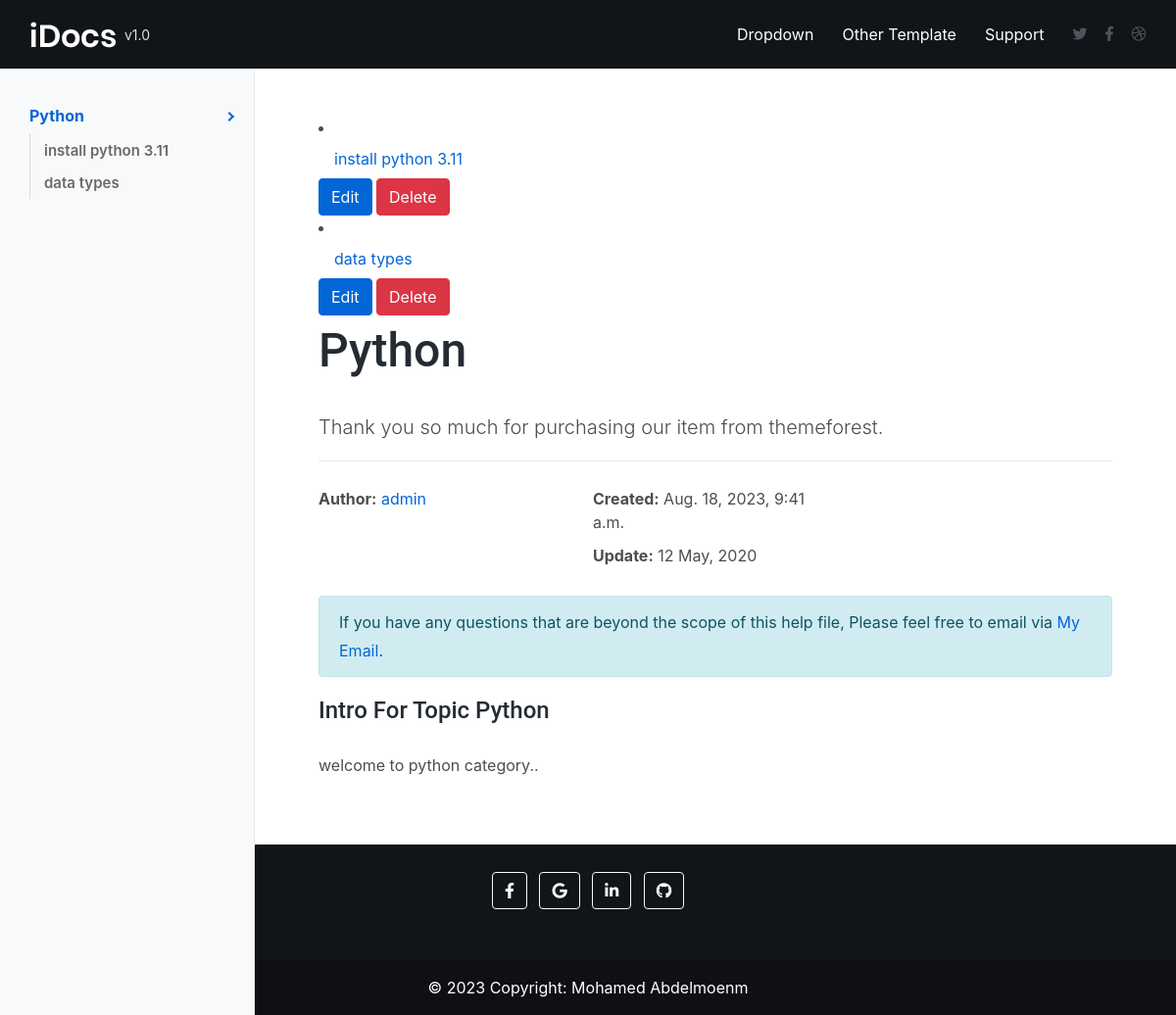
Page /category/1 on the earlier database version.
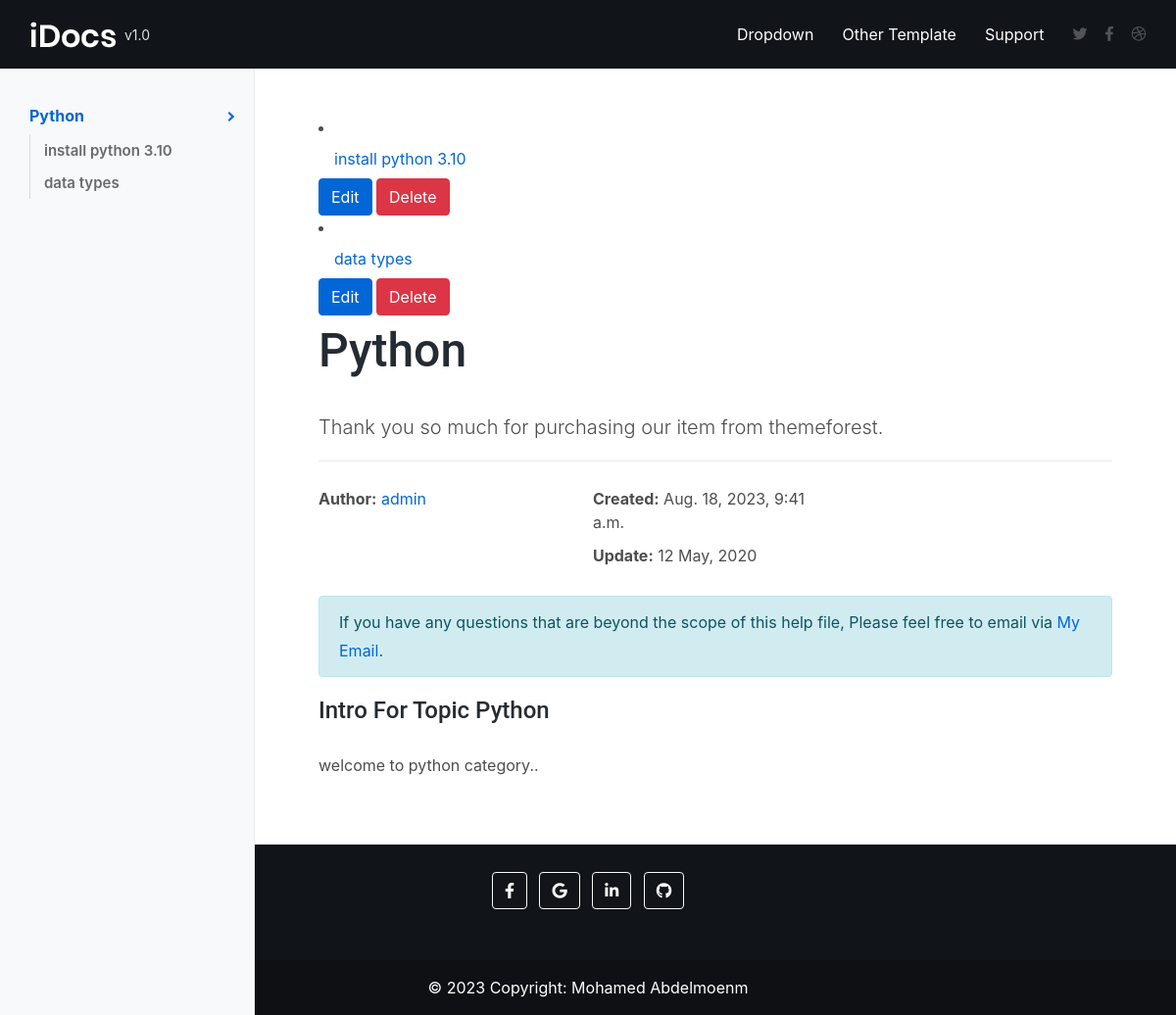
Same page on the later database version.
### docs_app/models.py (models this page shows, shortened)
class Document(models.Model):
    category = models.ForeignKey(Category, on_delete=models.CASCADE, related_name='document_user' , verbose_name=_('Document'))
    title = models.CharField(_('Title'),max_length=100)
    content = RichTextField(_('Content'))
    author = models.ForeignKey(User, on_delete=models.SET_NULL, null=True, related_name='document_author', verbose_name=_('Author'))
    created_at = models.DateTimeField(_('Created AT'),default= timezone.now)

### docs_app/views.py (the view)
# urls.py: path('category/<int:id>', Document_List, name='document_list'),
def Document_List(request, id):
    data = Category.objects.get(id=id)
    documents = Document.objects.filter(category = data)
    return render(request, 'doc/category_detail.html', {'category':data , 'documents':documents})

### docs_app/templates/doc/category_detail.html (shortened to what this page needs)
{% extends 'base.html' %}
{% block body %}
	<div class="idocs-navigation bg-light">
    <ul class="nav flex-column ">
        <li class="nav-item"><a class="nav-link active" href="#idocs_start">{{category.name}} </a>
          <ul class="nav flex-column">
            {% for document in documents %}
            <li class="nav-item"><a class="nav-link" href="/category/{{category.id}}/document/{{document.id}}">{{document.title}}</a></li>
            {% endfor %}
        </ul>
        </li>
  </div>
    <div class="idocs-content">
      <div class="container">
        <section id="idocs_start">
          {% for document in documents %}
          <li class="nav-item"><a class="nav-link" href="/category/{{category.id}}/document/{{document.id}}">{{document.title}}</a></li>
        <button class="btn btn-primary" data-toggle="modal" data-target="{% url 'update_document' document.id %}">
          Edit
        </button>
        <button class="btn btn-danger" data-toggle="modal" data-target="{% url 'delete_document' document.id %}">
          Delete
        </button>
          {% endfor %}
        <h1>{{category.name|safe}}</h1>
        <p class="lead">Thank you so much for purchasing our item from themeforest.</p>
		<hr>
		<div class="row">
			<div class="col-sm-6 col-lg-4">
				<ul class="list-unstyled">
					<li><strong>Author:</strong> <a href="http://www.harnishdesign.net" target="_blank">{{category.author}}</a></li>
				</ul>
			</div>
			<div class="col-sm-6 col-lg-4">
				<ul class="list-unstyled">
					<li><strong class="font-weight-700">Created:</strong> {{category.created_at}}</li>
					<li><strong>Update:</strong> 12 May, 2020</li>
				</ul>
			</div>
		</div>
        <p class="alert alert-info">If you have any questions that are beyond the scope of this help file, Please feel free to email via <a target="_blank" href="https://mail.google.com/mmohamedabdelm@gmail.com">My Email</a>.</p>
        </section>
        <h4>Intro For Topic {{category.name|safe}}</h2>
					<p>{{category.intro|safe}}..</h3>
      </div>
    </div>
  </div>
  {% endblock body%}

Differences in the rows shown:
changed Document: title "install python 3.11" → "install python 3.10"
